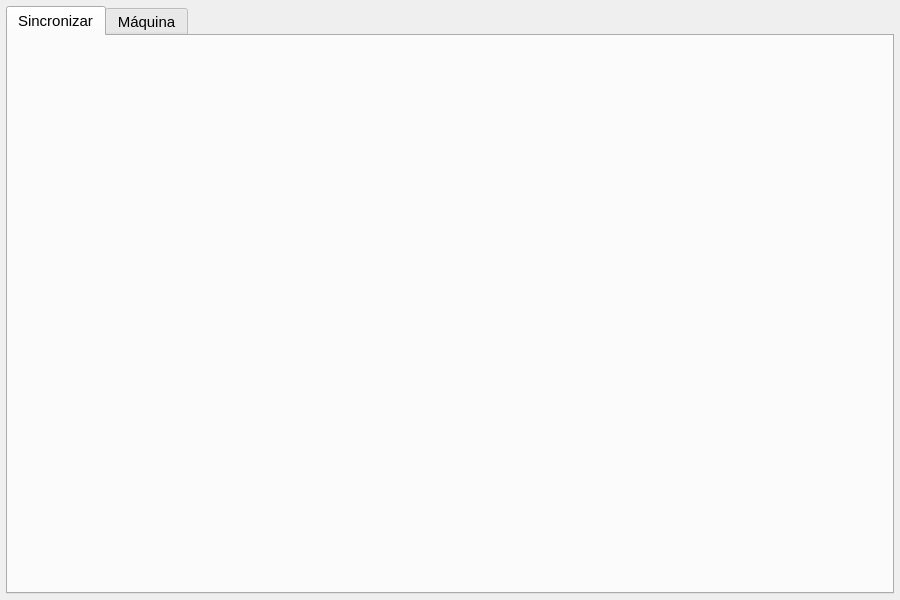
<?xml version="1.0" encoding="UTF-8"?>
<ui version="4.0">
 <class>MainWindow</class>
 <widget class="QMainWindow" name="MainWindow">
  <property name="geometry">
   <rect>
    <x>0</x>
    <y>0</y>
    <width>900</width>
    <height>600</height>
   </rect>
  </property>
  <property name="minimumSize">
   <size>
    <width>900</width>
    <height>600</height>
   </size>
  </property>
  <property name="font">
   <font>
    <family>Segoe UI</family>
    <pointsize>11</pointsize>
   </font>
  </property>
  <property name="windowTitle">
   <string>MainWindow</string>
  </property>
  <widget class="QWidget" name="centralwidget">
   <layout class="QVBoxLayout" name="layoutCentral">
    <property name="leftMargin">
     <number>6</number>
    </property>
    <property name="topMargin">
     <number>6</number>
    </property>
    <property name="rightMargin">
     <number>6</number>
    </property>
    <property name="bottomMargin">
     <number>6</number>
    </property>
    <item>
     <widget class="QTabWidget" name="tabWidget">
      <property name="currentIndex">
       <number>0</number>
      </property>
      <widget class="QWidget" name="tabSync">
       <attribute name="title">
        <string>Sincronizar</string>
       </attribute>
      </widget>
      <widget class="QWidget" name="tabMachine">
       <attribute name="title">
        <string>Máquina</string>
       </attribute>
      </widget>
     </widget>
    </item>
   </layout>
  </widget>
 </widget>
 <resources/>
 <connections/>
</ui>
